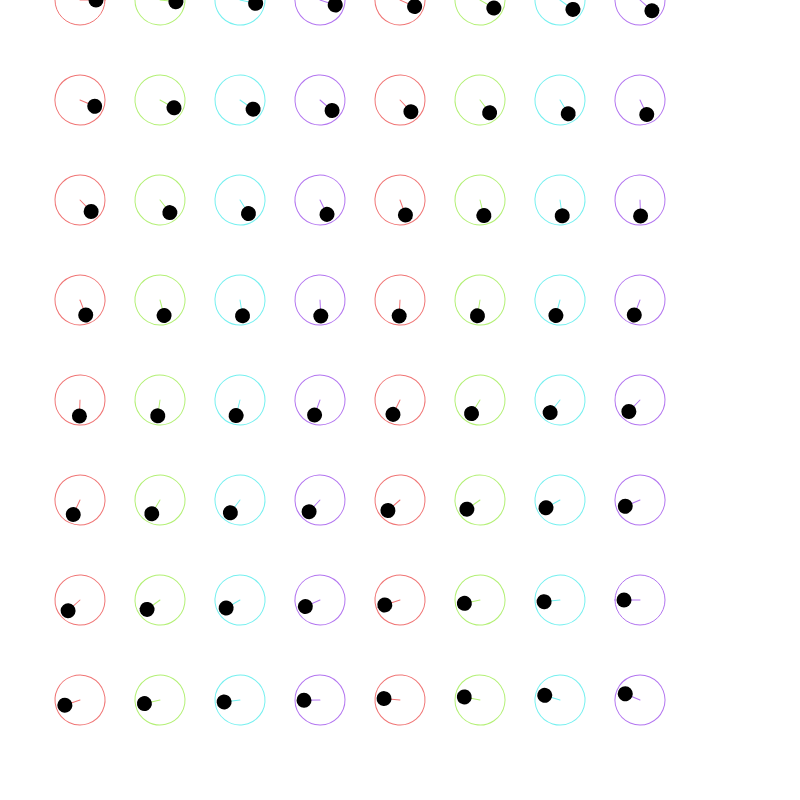
Frame 1 (no input)
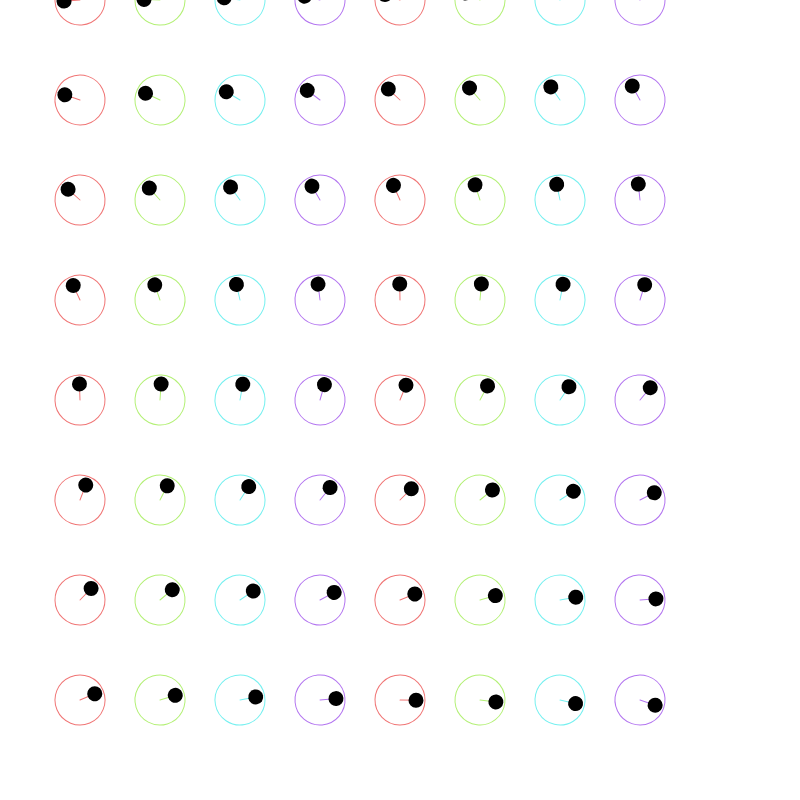
Frame 60 (no input)
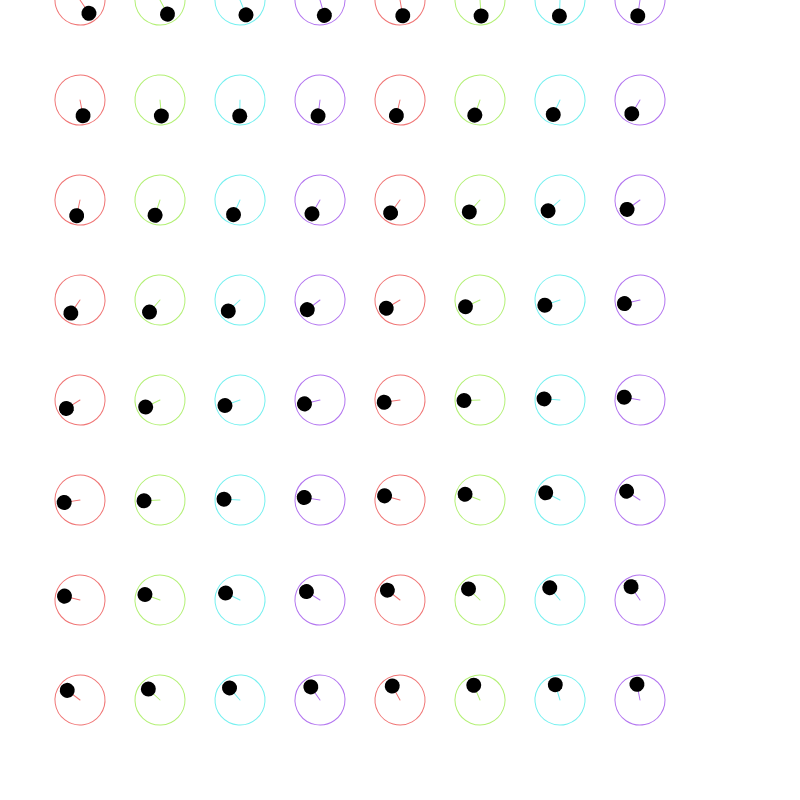
Frame 120 (the mouse pressed at the canvas centre since frame 60)

The p5.js sketch that drew these frames (run headless with seeded random() and noise() and a simulated clock; from frame 60 on, the mouse is pressed at the canvas centre):

// p5.js sketch
// ── sketch.js
const cNum = 8;
const rNum = 8;
let gridC;
let gridR;
let angleBegin = 0;
let angleStep = 5; // 느린 속도로 변경

function setup() {
  createCanvas(800, 800);
  colorMode(HSL, 360, 100, 100, 100);
  background(360, 0, 100);
  gridC = width / (cNum + 2);
  gridR = height / rNum;
}

function draw() {
  background(360, 0, 100);

  for (let r = 0; r < rNum; r++) {
    for (let c = 0; c < cNum; c++) {
      const x = gridC + c * gridC;
      const y = r * gridR;

      push();
      translate(x, y);
      rotate(radians(angleBegin + c * angleStep + r * 15));
      stroke(90 * ((r * cNum + c) % 4), 80, 70);
      line(0, 0, gridC / 4, 0);
      noFill();
      ellipse(0, 0, 50);
      fill(0);
      noStroke();
      const circleSize = 15;
      ellipse(gridC / 5, 0, circleSize);
      pop();
      angleBegin += 1; // 매 프레임마다 1도씩 증가
    }
  }
}
